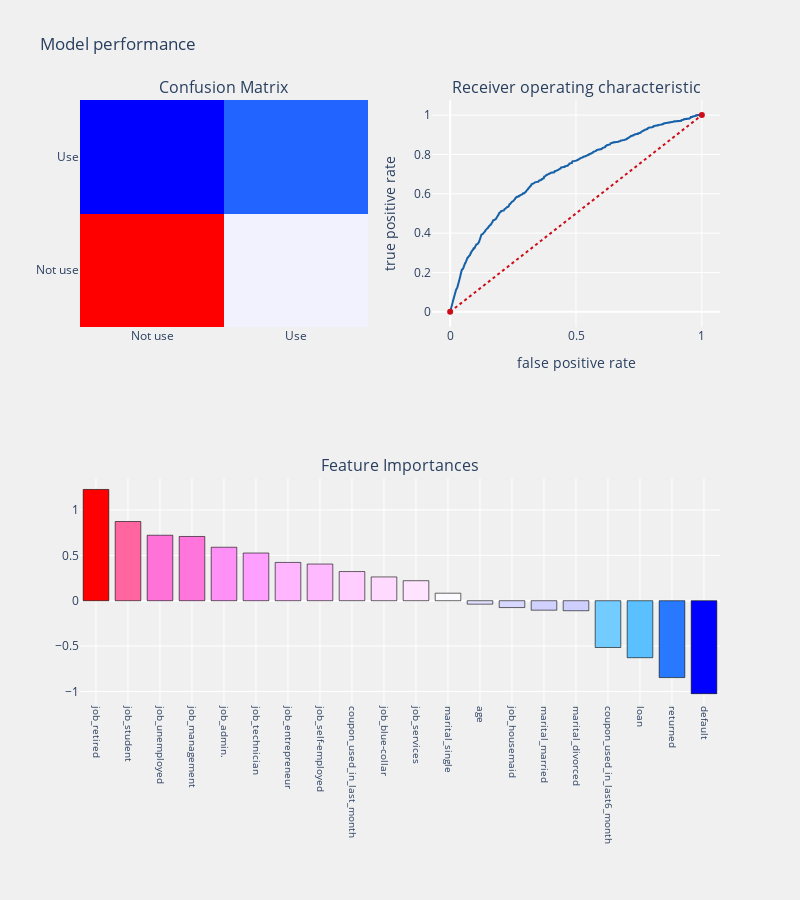

Source (notebook cell):
### Markdown cell above
2.2 Sythetic Minority Oversampling TEchinique(SMOTE)
#Randomly pick a point from the minority class.
#Compute the k-nearest neighbors (for some pre-specified k) for this point.
#Add k new points somewhere between the chosen point and each of its neighbors

### Code cell
from imblearn.over_sampling import SMOTE
cols = [i for i in coupon.columns if i not in target_col]

smote_X = coupon[cols]
smote_Y = coupon[target_col]

#split train and test data
smote_train_X,smote_test_X,smote_train_Y,smote_test_Y = train_test_split(smote_X,smote_Y,
                                                                         test_size = .3 ,
                                                                         random_state = 100)
#oversampling minority class using smote
os = SMOTE(random_state = 0)
os_smote_X,os_smote_Y = os.fit_sample(smote_train_X,smote_train_Y)
os_smote_X = pd.DataFrame(data = os_smote_X,columns=cols)
os_smote_Y = pd.DataFrame(data = os_smote_Y,columns=target_col)


logit_smote = LogisticRegression(C=1.0, class_weight=None, dual=False, fit_intercept=True,
          intercept_scaling=1, max_iter=100, multi_class='ovr', n_jobs=1,
          penalty='l2', random_state=None, solver='liblinear', tol=0.0001,
          verbose=0, warm_start=False)

coupon_use_prediction(logit_smote,os_smote_X,test_X,os_smote_Y,test_Y,
                         cols,"coefficients",threshold_plot = True)

### Figure 1 — Plotly figure (JSON) as saved in the notebook; plotly's stock layout.template omitted (floating-point values rounded to 4 significant figures; data arrays with more than 128 entries replaced by an {"elided": "..."} marker saying what was removed)
{"data": [{"colorscale": [[0, "rgb(0,0,255)"], [0.1, "rgb(51,153,255)"], [0.2, "rgb(102,204,255)"], [0.3, "rgb(153,204,255)"], [0.4, "rgb(204,204,255)"], [0.5, "rgb(255,255,255)"], [0.6, "rgb(255,204,255)"], [0.7, "rgb(255,153,255)"], [0.8, "rgb(255,102,204)"], [0.9, "rgb(255,102,102)"], [1, "rgb(255,0,0)"]], "name": "matrix", "showscale": false, "type": "heatmap", "x": ["Not use", "Use"], "xaxis": "x", "y": ["Not use", "Use"], "yaxis": "y", "z": [[4460, 2273], [295, 568]]}, {"line": {"color": "rgb(22, 96, 167)", "width": 2}, "name": "Roc : 0.660289103719268", "type": "scatter", "x": {"elided": "2660 float values"}, "xaxis": "x2", "y": {"elided": "2660 float values"}, "yaxis": "y2"}, {"line": {"color": "rgb(205, 12, 24)", "dash": "dot", "width": 2}, "type": "scatter", "x": [0, 1], "xaxis": "x2", "y": [0, 1], "yaxis": "y2"}, {"marker": {"color": [1.225, 0.872, 0.7208, 0.7074, 0.5888, 0.5251, 0.4215, 0.4039, 0.321, 0.2619, 0.2203, 0.08261, -0.03788, -0.07545, -0.1042, -0.1103, -0.515, -0.6275, -0.8463, -1.023], "colorscale": [[0, "rgb(0,0,255)"], [0.1, "rgb(51,153,255)"], [0.2, "rgb(102,204,255)"], [0.3, "rgb(153,204,255)"], [0.4, "rgb(204,204,255)"], [0.5, "rgb(255,255,255)"], [0.6, "rgb(255,204,255)"], [0.7, "rgb(255,153,255)"], [0.8, "rgb(255,102,204)"], [0.9, "rgb(255,102,102)"], [1, "rgb(255,0,0)"]], "line": {"color": "black", "width": 0.6}}, "name": "coefficients", "type": "bar", "x": ["job_retired", "job_student", "job_unemployed", "job_management", "job_admin.", "job_technician", "job_entrepreneur", "job_self-employed", "coupon_used_in_last_month", "job_blue-collar", "job_services", "marital_single", "age", "job_housemaid", "marital_married", "marital_divorced", "coupon_used_in_last6_month", "loan", "returned", "default"], "xaxis": "x3", "y": [1.225, 0.872, 0.7208, 0.7074, 0.5888, 0.5251, 0.4215, 0.4039, 0.321, 0.2619, 0.2203, 0.08261, -0.03788, -0.07545, -0.1042, -0.1103, -0.515, -0.6275, -0.8463, -1.023], "yaxis": "y3"}], "layout": {"annotations": [{"font": {"size": 16}, "showarrow": false, "text": "Confusion Matrix", "x": 0.225, "xanchor": "center", "xref": "paper", "y": 1, "yanchor": "bottom", "yref": "paper"}, {"font": {"size": 16}, "showarrow": false, "text": "Receiver operating characteristic", "x": 0.775, "xanchor": "center", "xref": "paper", "y": 1, "yanchor": "bottom", "yref": "paper"}, {"font": {"size": 16}, "showarrow": false, "text": "Feature Importances", "x": 0.5, "xanchor": "center", "xref": "paper", "y": 0.375, "yanchor": "bottom", "yref": "paper"}], "autosize": false, "height": 900, "margin": {"b": 195}, "paper_bgcolor": "rgba(240,240,240, 0.95)", "plot_bgcolor": "rgba(240,240,240, 0.95)", "showlegend": false, "title": {"text": "Model performance"}, "width": 800, "xaxis": {"anchor": "y", "domain": [0, 0.45]}, "xaxis2": {"anchor": "y2", "domain": [0.55, 1], "title": {"text": "false positive rate"}}, "xaxis3": {"anchor": "y3", "domain": [0, 1], "showgrid": true, "tickangle": 90, "tickfont": {"size": 10}}, "yaxis": {"anchor": "x", "domain": [0.625, 1]}, "yaxis2": {"anchor": "x2", "domain": [0.625, 1], "title": {"text": "true positive rate"}}, "yaxis3": {"anchor": "x3", "domain": [0, 0.375]}}}
